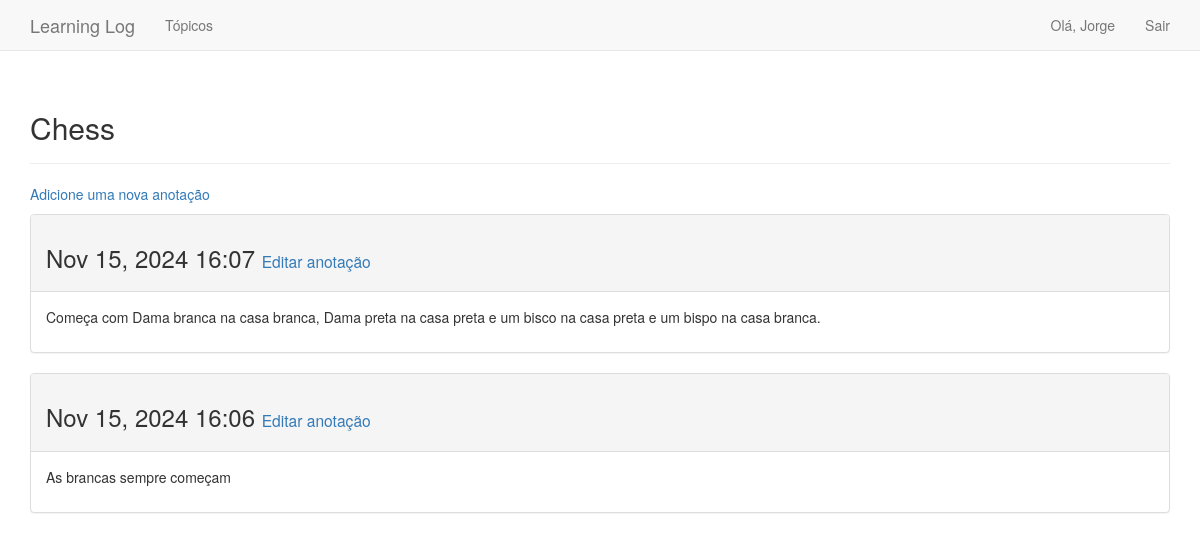
Page /topics/1/ (signed in) on the committed database.
### learning_logs/models.py (models this page shows, shortened)
class Topic(models.Model):
    text = models.CharField(max_length=200)
    date_added = models.DateTimeField(auto_now_add=True)
    owner = models.ForeignKey(User, on_delete=models.CASCADE)
    def __str__(self):
        return self.text

class Entry(models.Model):
    topic = models.ForeignKey(Topic, on_delete=models.CASCADE)
    text = models.TextField()
    date_added = models.DateTimeField(auto_now_add=True)
    class Meta:
        verbose_name_plural = 'entries'

### learning_logs/views.py (the view)
# urls.py: path('topics/<topic_id>/', views.topic, name='topic'),
@login_required
def topic(request, topic_id):
    topic = Topic.objects.get(id=topic_id)
    if topic.owner != request.user:
        raise Http404
    entries = topic.entry_set.order_by('-date_added')
    context = {'topic': topic, 'entries': entries}
    return render(request, 'learning_logs/topic.html', context)

### learning_logs/templates/learning_logs/topic.html
{% extends 'learning_logs/base.html' %}
{% block header %}
    <h2>{{ topic }}</h2>
{% endblock header %}
{% block content %}
    <p>
        <a href="{% url 'new_entry' topic.id %}">Adicione uma nova anotação</a>
    </p>
        {% for entry in entries %}
            <div class="panel panel-default">
                <div class="panel-heading">
                    <h3>
                        {{ entry.date_added | date:'M d, Y H:i'}}
                        <small>
                            <a href="{% url 'edit_entry' entry.id %}">Editar anotação</a>
                        </small>
                    </h3>
                </div>
                <div class="panel-body">
                    {{ entry.text | linebreaks }}
                </div>
            </div>
        {% empty %}
            Não há registro.
        {% endfor %}
{% endblock content %}

### learning_logs/templates/learning_logs/base.html (shortened to what this page needs)
{% load bootstrap3 %}
<!DOCTYPE html>
<html lang="pt-br">
    <head>
        {% bootstrap_css %}
    </head>
    <body>
        <nav class="navbar navbar-default navbar-static-top">
            <div class="container">
                <div class="navbar-header">
                    <a class="navbar-brand" href="{% url 'index' %}">Learning Log</a>
                </div>
                <div id="navbar" class="collapse navbar-collapse">
                    <ul class="nav navbar-nav">
                        <li><a href="{% url 'topics' %}">Tópicos</a></li>
                    </ul>
                    <ul class="nav navbar-nav navbar-right">
                        {% if user.is_authenticated %}
                            <li><a>Olá, {{ user.username }}</a></li>
                            <li><a href="{% url 'logout' %}">Sair</a></li>
                        {% else %}
                            <li><a href="{% url 'register' %}">Registrar</a></li>
                            <li><a href="{% url 'login' %}">Entrar</a></li>
                        {% endif %}
                    </uL>
                </div>
            </div>
        </nav>
        <div class="container">
            <div class="page-header">
                {% block header %}{% endblock header %}
            </div>
            <div>
                {% block content %}{% endblock content %}
            </div>
        </div>
    </body>
</html>

### rows in the picture
Topic: text "Chess"
Entry: date_added "Nov 15, 2024 16:07", text "Começa com Dama branca na casa branca, Dama preta na casa preta e um bisco na casa preta e um bispo na casa branca."
Entry: date_added "Nov 15, 2024 16:06", text "As brancas sempre começam"

### other values in the picture
{{ user.username }} "Jorge"
